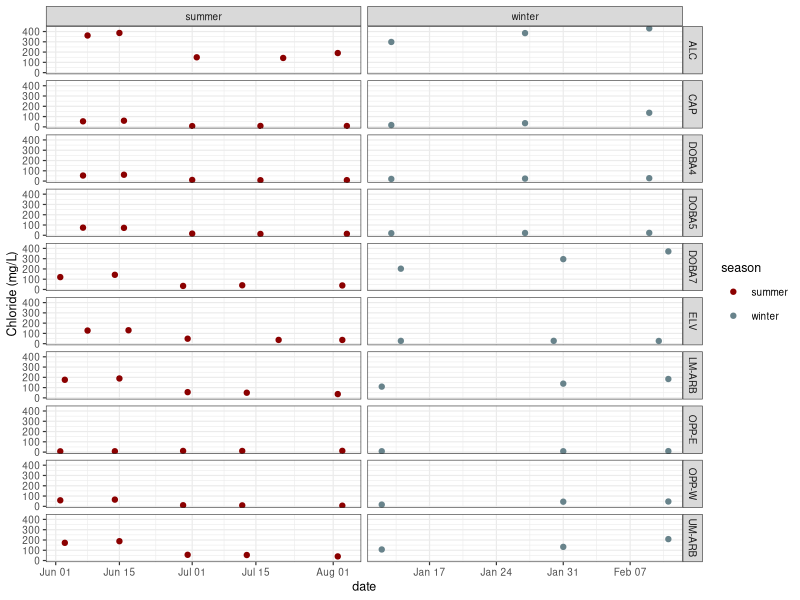
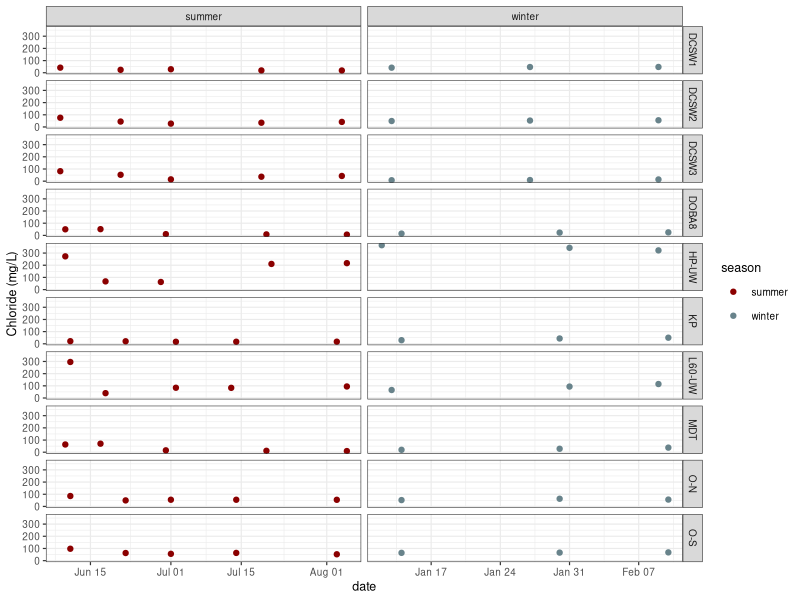

R code for these plots, in order: (Note: this script raises an error after producing the figures.)
library(tidyverse)
library(lubridate)


chloride = read_csv('data/ancillary/chloride.csv')|> 
  mutate(season = case_when(month(date) <= 3 ~ 'winter',
                            month(date) > 3 ~ 'summer'))

ponds = unique(chloride$pond)


p1 = ggplot(chloride |> filter(pond %in% ponds[1:10])) +
  geom_point(aes(x = date, y = chloride_mgL, color = season)) +
  scale_color_manual(values = c('red4','lightblue4')) +
  ylab('Chloride (mg/L)') +
  facet_grid(pond~season, scales = 'free_x') +
  theme_bw(base_size = 9)

p2 = ggplot(chloride|> filter(pond %in% ponds[11:20])) +
  geom_point(aes(x = date, y = chloride_mgL, color = season)) +
  scale_color_manual(values = c('red4','lightblue4')) +
  ylab('Chloride (mg/L)') +
  facet_grid(pond~season, scales = 'free_x') +
  theme_bw(base_size = 9)

p1 + p2 + plot_layout(guides = 'collect') &
  theme(legend.position = 'bottom')


ggplot(chloride, aes(x = as.factor(pond), y = chloride_mgL, fill = season, alpha = 0.3))+
  geom_boxplot()+
  geom_point(pch = 21, position = position_jitterdodge())+
  geom_hline(yintercept = 0, alpha = 0.8)+
  ylab(expression(paste('Chloride (mg ','L'^-1, ')')))+
  xlab("")+
  scale_fill_manual(values = c("red4", "lightblue4"))+
  theme_bw(base_size = 9)+
  theme(axis.text.x = element_text(angle = 90, vjust = 0.5, hjust=1))+
  scale_alpha(guide = 'none')

ggplot(gas_seasons, aes(x = as.factor(pond), y = dissolvedN2O *1000000, fill = season, alpha = 0.3))+
  geom_boxplot(outlier.size = 0)+
  geom_point(pch = 21, position = position_jitterdodge())+
  geom_hline(yintercept = 0, alpha = 0.8)+
  ylab(expression(paste('Dissolved Nitrous Oxide (',mu,'mol ','L'^-1, ')')))+
  xlab("")+
  scale_fill_manual(values = c("forestgreen", "blue2"))+
  theme_bw(base_size = 20)+
  theme(axis.text.x = element_text(angle = 90, vjust = 0.5, hjust=1), legend.position = "none")

ggplot(chloride |> filter(pond %in% ponds[1:10])) +
  geom_boxplot(aes(x = season, y = chloride_mgL, color = season)) +
  scale_color_manual(values = c('red4','lightblue4')) +
  ylab('Chloride (mg/L)') +
  facet_grid(~pond, scales = 'free') +
  theme_bw(base_size = 9)


p2 = ggplot(raw |> filter(pond %in% ponds[11:20])) +
  geom_ribbon(aes(x = Depth, ymin = 0, ymax = DO_Percent, group = DATE, fill = season), 
              alpha = 0.4) +
  geom_hline(yintercept = 100, linetype = 2, size = 0.2) +
  scale_fill_manual(values = c('red4','lightblue4')) +
  coord_flip(expand = 0) +
  scale_x_reverse() +
  ylab('DO (%)') +
  facet_grid(pond~season, scales = 'free_y') +
  theme_bw(base_size = 9)